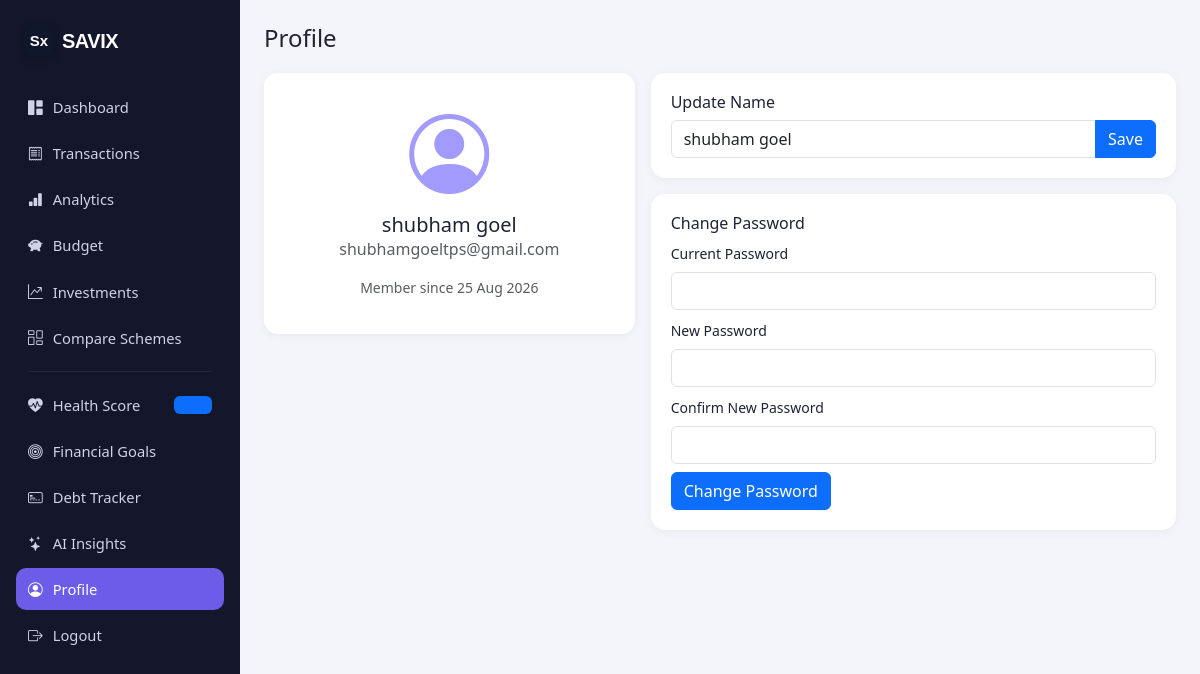
Screenshot of /profile (signed in) with the database file from the repository.
### models.py (models this page shows, shortened)
class User(UserMixin, db.Model):
    __tablename__ = "users"
    id = db.Column(db.Integer, primary_key=True)
    name = db.Column(db.String(150), nullable=False)
    email = db.Column(db.String(150), unique=True, nullable=False, index=True)
    password_hash = db.Column(db.String(255), nullable=True)
    google_id = db.Column(db.String(150), unique=True, nullable=True)
    profile_picture = db.Column(db.String(500), nullable=True)
    created_at = db.Column(db.DateTime, default=datetime.utcnow)
    monthly_income = db.Column(db.Float, nullable=True)
    preferred_language = db.Column(db.String(10), default="en")
    transactions = db.relationship("Transaction", backref="user", lazy=True,
                                    cascade="all, delete-orphan")
    budgets = db.relationship("Budget", backref="user", lazy=True,
                               cascade="all, delete-orphan")
    investments = db.relationship("Investment", backref="user", lazy=True,
                                   cascade="all, delete-orphan")
    goals = db.relationship("FinancialGoal", backref="user", lazy=True,
                             cascade="all, delete-orphan")
    debts = db.relationship("Debt", backref="user", lazy=True,
                             cascade="all, delete-orphan")
    assets = db.relationship("Asset", backref="user", lazy=True,
                              cascade="all, delete-orphan")
    preferences = db.relationship("UserPreference", backref="user", lazy=True,
                                   cascade="all, delete-orphan")
    @property
    def has_password(self):
        return bool(self.password_hash)

### routes/profile.py (the view, shortened to what this page needs)
@profile_bp.route("/profile", methods=["GET", "POST"])
@login_required
def profile_page():
    return render_template("profile.html")

### templates/profile.html (shortened to what this page needs)
{% extends "base.html" %}
{% block content %}
<div class="page-header"><h4 class="mb-0">Profile</h4></div>
<div class="row g-3">
  <div class="col-lg-5">
    <div class="panel text-center">
      {% if current_user.profile_picture %}
        <img src="{{ current_user.profile_picture }}" class="profile-pic mb-2" alt="Profile picture">
      {% else %}
        <i class="bi bi-person-circle profile-pic-placeholder"></i>
      {% endif %}
      <h5 class="mb-0">{{ current_user.name }}</h5>
      <p class="text-muted">{{ current_user.email }}</p>
      <p class="small text-muted">Member since {{ current_user.created_at.strftime('%d %b %Y') }}</p>
    </div>
  </div>
  <div class="col-lg-7">
    <div class="panel mb-3">
      <h6 class="mb-2">Update Name</h6>
      <form method="POST">
        <div class="input-group">
          <input type="text" name="name" class="form-control" value="{{ current_user.name }}" required>
          <button type="submit" class="btn btn-primary">Save</button>
        </div>
      </form>
    </div>
    <div class="panel">
      <h6 class="mb-2">Change Password</h6>
      <form method="POST">
        {% if current_user.has_password %}
        <div class="mb-2">
          <label class="form-label small">Current Password</label>
          <input type="password" name="current_password" class="form-control">
        </div>
        {% endif %}
        <div class="mb-2">
          <label class="form-label small">New Password</label>
          <input type="password" name="new_password" class="form-control" minlength="6" required>
        </div>
        <div class="mb-2">
          <label class="form-label small">Confirm New Password</label>
          <input type="password" name="confirm_password" class="form-control" minlength="6" required>
        </div>
        <button type="submit" class="btn btn-primary">Change Password</button>
      </form>
    </div>
  </div>
</div>
{% endblock %}

### static/css/style.css (style rules this page uses)
:root { --navy: #14162b; --navy-light: #1e2140; --accent: #6c5ce7; --accent-soft: #a29bfe; --bg: #f4f5fb; --card: #ffffff; --text-muted: #6b7280; }
* { box-sizing: border-box; }
body { background: var(--bg); font-family: 'Segoe UI', Roboto, -apple-system, sans-serif; color: #1f2333; }
.page-header { display: flex; justify-content: space-between; align-items: center; flex-wrap: wrap; gap: 10px; margin-bottom: 20px; }
.panel { background: var(--card); border-radius: 14px; padding: 20px; box-shadow: 0 2px 10px rgba(20,22,43,0.05); }
.profile-pic-placeholder { font-size: 5rem; color: var(--accent-soft); }

### rows the page displays
User: name "shubham goel", email "shubhamgoeltps@gmail.com", created_at "25 Aug 2026"
